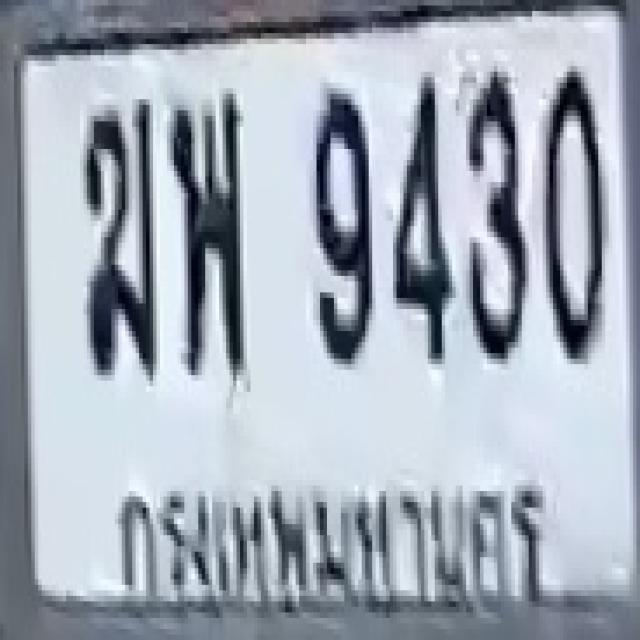
%> input picture images/09482682-07b6-4987-a514-1e32773ab729_jpg.rf.d3c3db215e975256aa15500afea6746e.jpg, 640 x 640 px; its folder holds only this picture in this run
$ octave Uygulama.m   (GNU Octave 9; MATLAB toolbox functions it lacks are replaced by stand-ins)
%> lines starting %> are read from the running program, lines starting %| are printed output that depends on the picture; in (x1, y1, x2, y2) boxes, pixels count from 0 and x2, y2 are one past the last pixel; in counts of white or black regions, pixels touching at a corner belong together; the program's own positions count from 1
clear; clc; close all;

imageFolder = 'images';
imageFiles = dir(fullfile(imageFolder, '*.jpg'));
I = imread(fullfile(imageFolder, imageFiles(1).name));
%> I is the input picture: size 640x640x3 uint8; mean R, G, B 163, 171.4, 183.2
%Resim Renklimin kontrol et dedim%
if size(I, 3) == 3
    I = rgb2gray(I);%Eger renkliyse griye cevirdim%
%> I: size 640x640 uint8
end

I_double = im2double(I); %islem ypaabilmek icin binary yaptim%
I_enhanced = adapthisteq(I_double); %konstrat uyguladim%
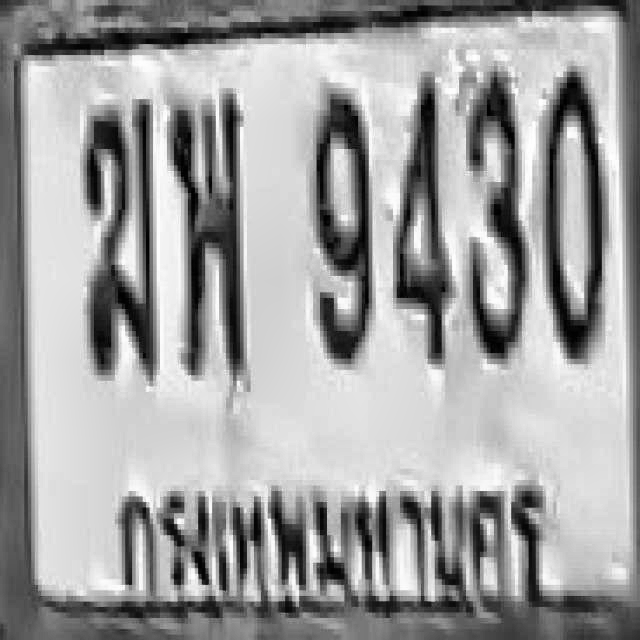
%> I_enhanced: size 640x640 double; min 0, max 1, mean 0.627

noise01 = imnoise(I_double, 'salt & pepper', 0.01);%0.1 tuz biber gurultusu ekledim%
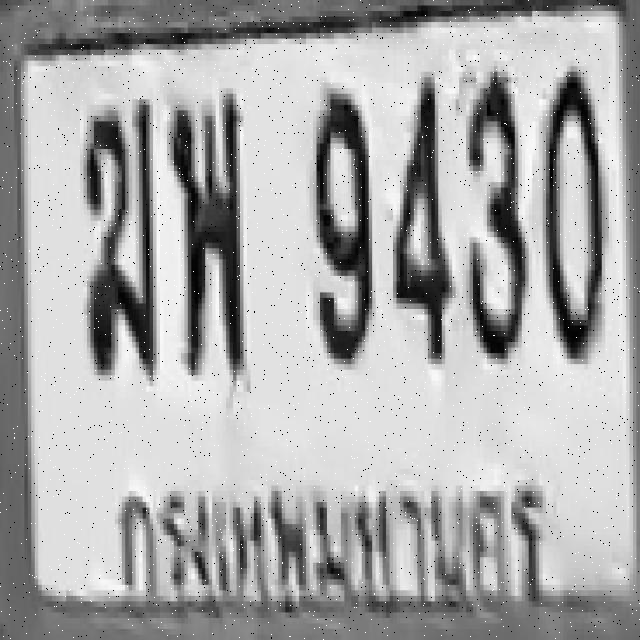
%> noise01: size 640x640 double; min 0, max 1, mean 0.666
noise02 = imnoise(I_double, 'salt & pepper', 0.02);%burad ise 0.2 ekledim%
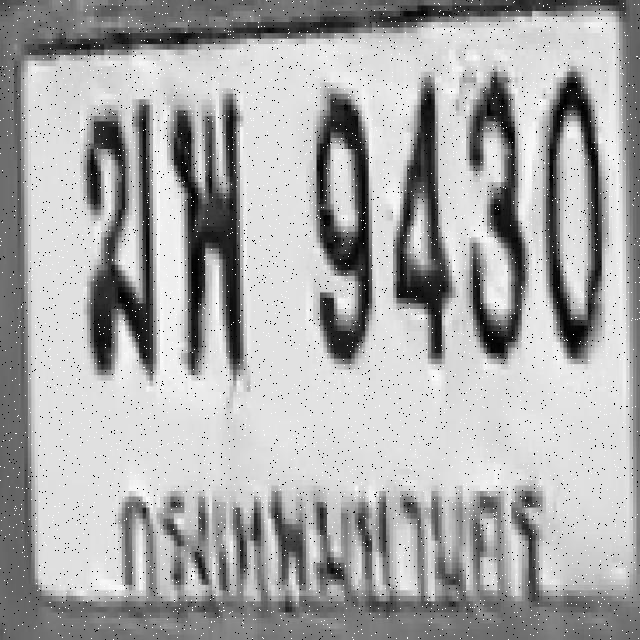
%> noise02: size 640x640 double; min 0, max 1, mean 0.664
%ikisini ayrı ayrı yapıyorum%
h_avg = fspecial('average', [3 3]);%ortalama filtresi maskesi oluşturdum%
mean_res = imfilter(noise02, h_avg);%gürültülü resmeede uyguladım%
median_res = medfilt2(noise02, [3 3]);%medyan filtresi uyguladım%
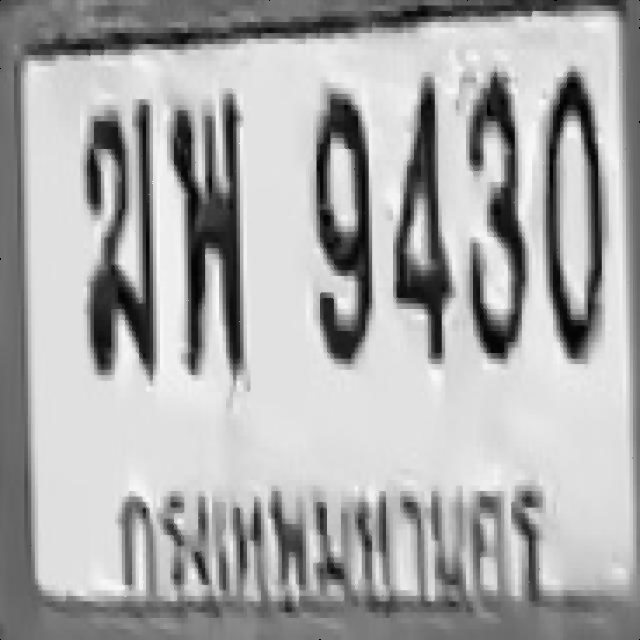
%> median_res: size 640x640 double; min 0, max 0.98, mean 0.668

threshold = graythresh(I_enhanced);
%> threshold = 0.565
BW = imbinarize(I_enhanced, threshold);%resmi siyah beyaz hale getirdim%
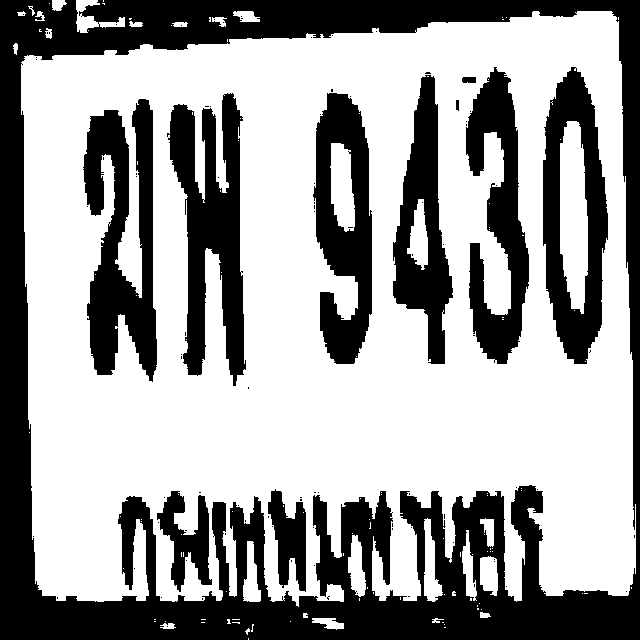
%> BW: size 640x640 logical; 62% white; 94 black regions (83 under 20 px), largest, box (x1, y1, x2, y2) and area: (0, 0, 640, 640) 87805, (83, 99, 157, 382) 12306, (167, 93, 246, 386) 12167
BW_noisy = imnoise(double(BW), 'salt & pepper', 0.02); %siyah beyaz resme 0.02 gürültü ilave ettim%
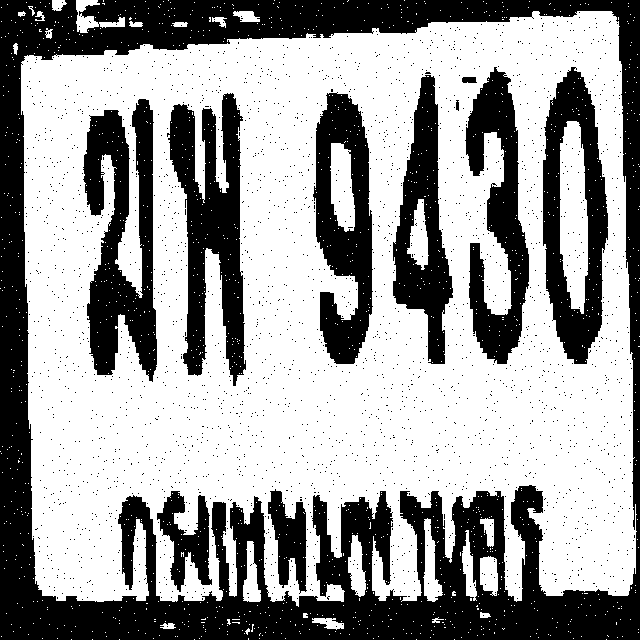
%> BW_noisy: size 640x640 double; values 0 (black) and 1 (white), 61.8% white; 2423 black regions (2412 under 20 px), largest, box (x1, y1, x2, y2) and area: (0, 0, 640, 640) 87000, (83, 99, 157, 382) 12203, (167, 93, 246, 386) 12031
BW_denoised = medfilt2(BW_noisy, [3 3]); %gürültülü resmi medyanla temizledim%
%> BW_denoised: size 640x640 double; values 0 (black) and 1 (white), 62% white; 13 black regions (2 under 20 px), largest, box (x1, y1, x2, y2) and area: (0, 0, 640, 640) 88086, (83, 99, 157, 381) 12312, (167, 93, 246, 386) 12169

se = strel('disk', 1);%harflerdeki kopukluklar için disk oluşturdum%
BW_final = imclose(BW_denoised, se);%boşlukları kapama işlemi uyguladım%
%> BW_final: size 640x640 double; values 0 (black) and 1 (white), 62% white; 11 black regions, largest, box (x1, y1, x2, y2) and area: (0, 0, 640, 640) 88024, (83, 99, 157, 381) 12299, (167, 93, 246, 386) 12158
BW_final = imfill(BW_final, 'holes');%harf ve nesnedeki boşlukları doldurdu%
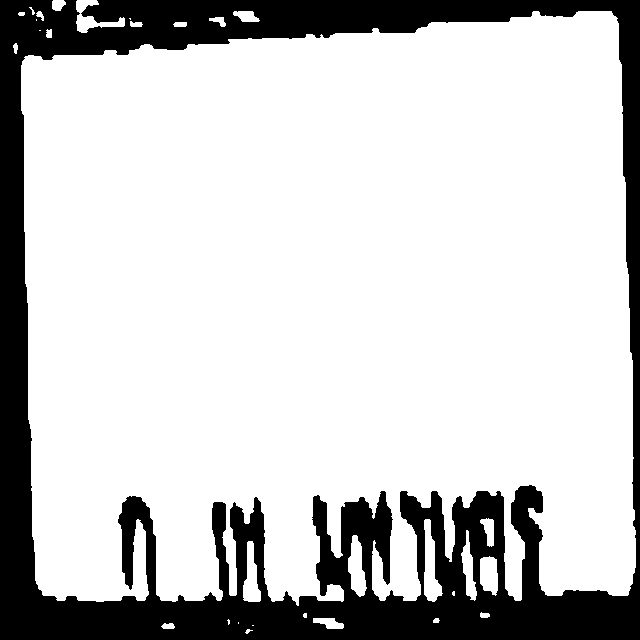
%> BW_final: size 640x640 double; values 0 (black) and 1 (white), 78.5% white; 1 black region, box (x1, y1, x2, y2) and area: (0, 0, 640, 640) 88024

stats = regionprops(BW_final > 0.5, 'Area'); %beyaz bölgeleri hesapladı%
%> stats = 31 regions; largest, Area: 316139, 871, 735, 667, 620
toplamAlan = sum([stats.Area]);%tüm nesne alanları toplamı%
%> toplamAlan = 321576

fprintf('--- Sonuç ---\n');
fprintf('İşlenen Dosya: %s\n', imageFiles(1).name);%islem goren dosya%
fprintf('Güzelleştirilmiş Toplam Alan: %.0f piksel\n', toplamAlan);
%| Güzelleştirilmiş Toplam Alan: 321576 piksel

figure('Name', 'Görüntü İşleme Ödevi');
subplot(2,4,1); imshow(I_double); title('Orijinal (Gri)');
subplot(2,4,2); imshow(I_enhanced); title('Güzelleştirilmiş (Kontrast)');
subplot(2,4,3); imshow(noise01); title('%1 Tuz-Biber');
subplot(2,4,4); imshow(noise02); title('%2 Tuz-Biber');
subplot(2,4,5); imshow(mean_res); title('Ortalama Filtre');
subplot(2,4,6); imshow(median_res); title('Medyan Filtre');
subplot(2,4,7); imshow(BW_noisy); title('Gürültülü Binary');
subplot(2,4,8); imshow(BW_final); title('Hesaplanan Alan');
